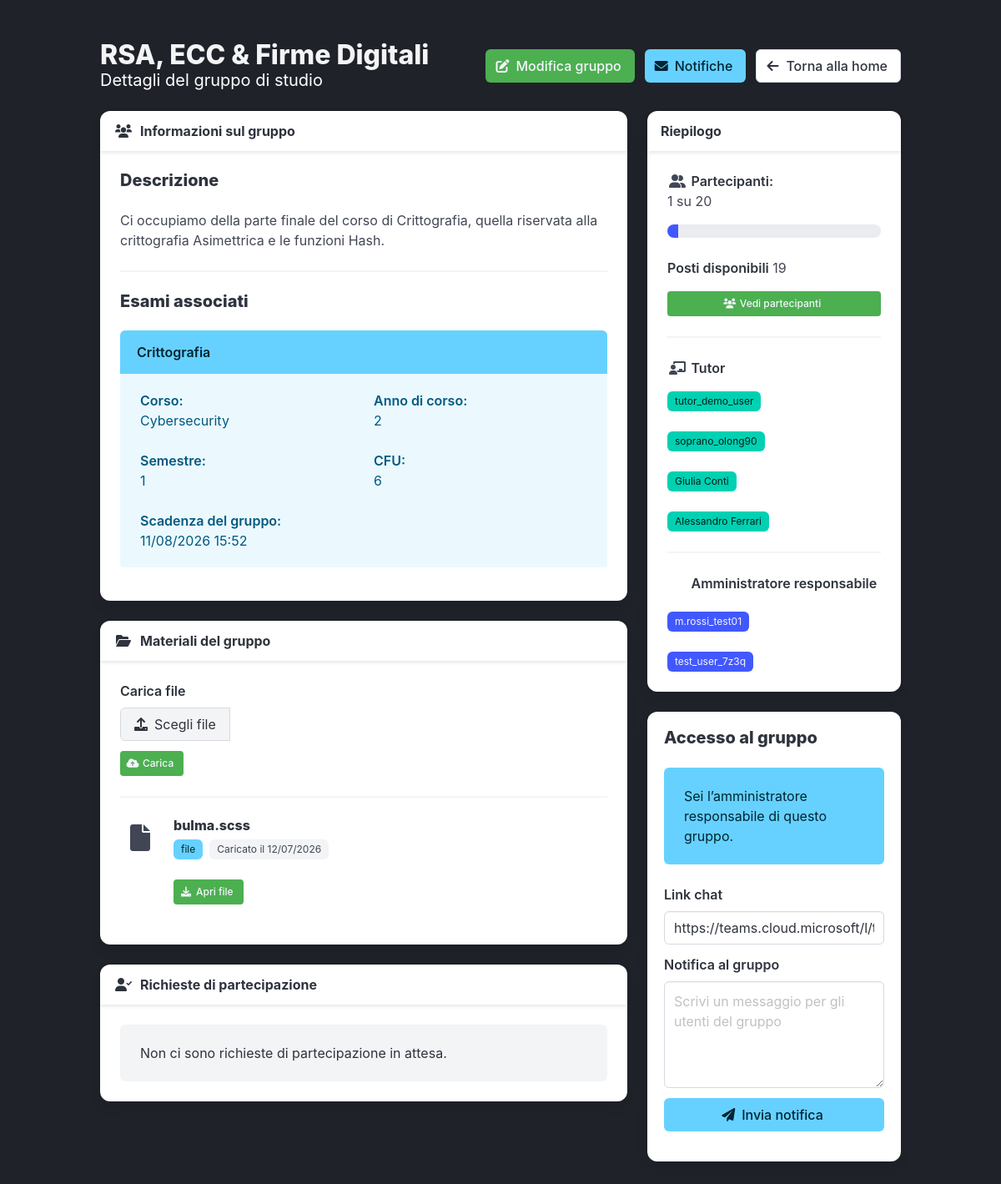
Page /gruppo/5 (signed in) on the earlier database version.
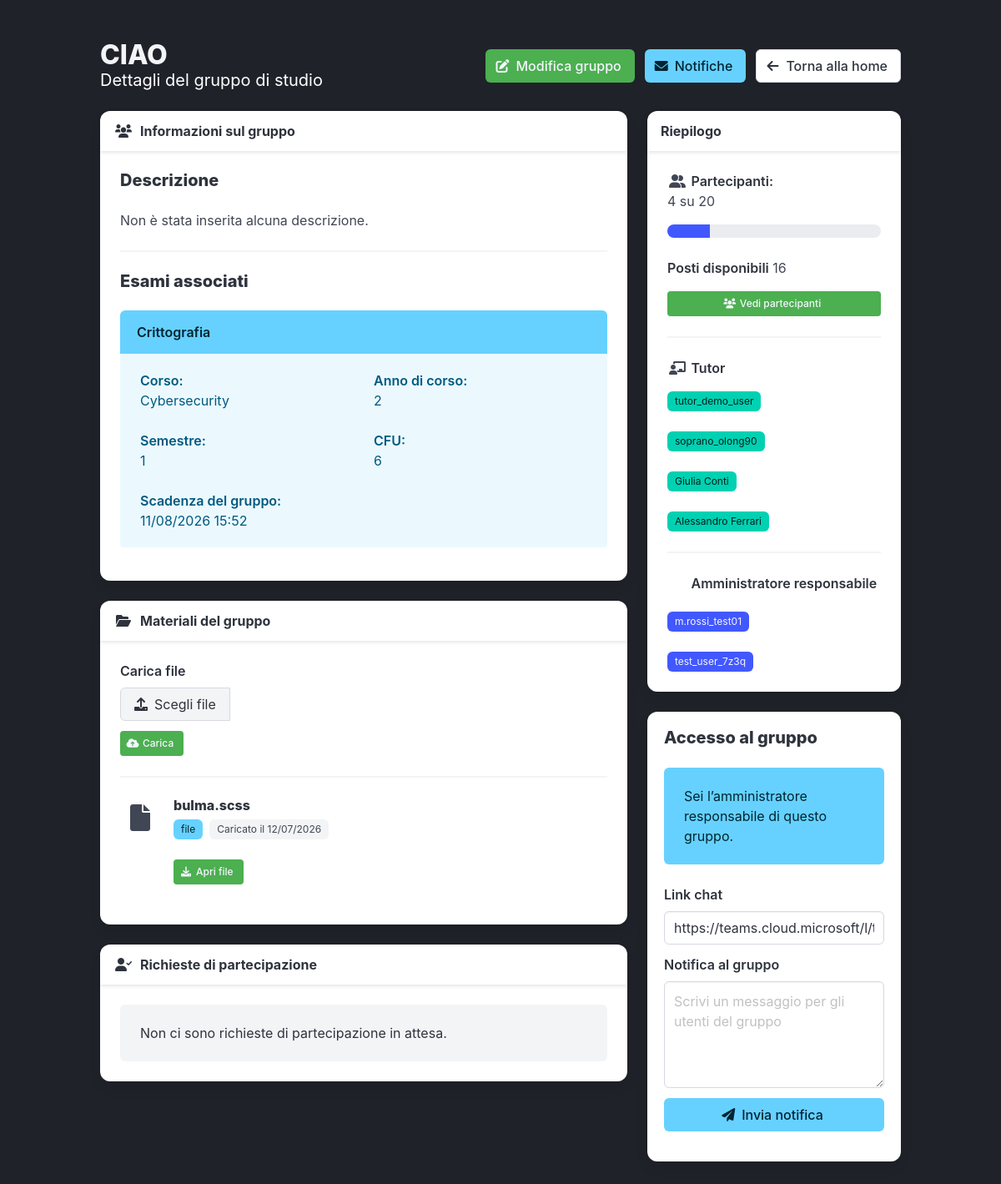
Same page on the later database version.
### studymatch/models.py (models this page shows)
class Gruppo(models.Model):
    id_gruppo = models.SmallAutoField(primary_key=True)
    nome_gruppo = models.CharField(max_length=50)
    link_chat = models.TextField(null=True, blank=True)
    descrizione = models.TextField(null=True, blank=True, max_length=300)
    max_partecipanti = models.SmallIntegerField(default=5)

### studymatch/views.py (the view, shortened to what this page needs)
# urls.py: path('gruppo/<int:id_gruppo>', views.dettaglio_gruppo, name='dettaglio_gruppo'),
def dettaglio_gruppo(request, id_gruppo):
    user = request.session.get("user")
    ruolo = request.session.get("ruolo")
    if not user:
        return render(request, "login.html", {"error": "Sessione scaduta"})
    utente = Utente.objects.filter(utente=user).first()
    if not utente:
        request.session.flush()
        return render(request, "login.html", {"error": "Utente non trovato"})
    gruppo = Gruppo.objects.filter(id_gruppo=id_gruppo).first()
    if not gruppo:
        return home(request, {"error": "Gruppo non trovato"})
    assegnazioni = Assegnazione.objects.filter(id_gruppo=gruppo)
    context = {
        "utente": utente,
        "ruolo": ruolo,
        "gruppo": gruppo,
        "assegnazioni": assegnazioni
    }
    if ruolo == "studente":
        studente = Studente.objects.filter(studente=utente).first()
        partecipazione_utente = (
            Partecipazione.objects.filter(
                studente=studente,
                id_gruppo=gruppo,
            ).first()
            if studente else None
        )
        gruppo_compatibile = (
            Assegnazione.objects.filter(
                id_gruppo=gruppo,
                id_esame__corso=studente.corso_laurea,
                id_esame__anno_corso=studente.anno_corso,
            ).exists()
            if studente else False
        )
        if not partecipazione_utente and not gruppo_compatibile:
            return home(request, {
                "error": (
                    "Non puoi accedere a questo gruppo: non partecipi "
                    "e non puoi richiedere la partecipazione."
                )
            })
        context["studente"] = studente
        context["partecipazione_utente"] = partecipazione_utente
        context["gruppo_compatibile"] = gruppo_compatibile
        if request.method == "POST":
            gestisci_post_studente(
                request,
                studente,
                gruppo,
                gruppo_compatibile,
                context
            )
    elif ruolo == "admin":
        admin = Admin.objects.filter(admin=utente).first()
        gestisce_gruppo = (
            Gestione.objects.filter(admin=admin, id_gruppo=gruppo).exists()
            if admin else False
        )
        context["admin"] = admin
        context["gestisce_gruppo"] = gestisce_gruppo
        context["richieste_studenti"] = Partecipazione.objects.filter(
            id_gruppo=gruppo,
            stato=False
        )
        partecipazioni = Partecipazione.objects.filter(
            id_gruppo=gruppo,
            stato=True,
        )
        supporti = Supporto.objects.filter(id_gruppo=gruppo)
        context["partecipazioni"] = partecipazioni
        context["supporti"] = supporti
    partecipanti_effettivi = Partecipazione.objects.filter(
        id_gruppo=gruppo,
        stato=True,
    ).count()
    residuo = gruppo.max_partecipanti - partecipanti_effettivi
    posti_disponibili = max(residuo, 0)
    context["partecipanti_effettivi"] = partecipanti_effettivi
    context["posti_disponibili"] = posti_disponibili
    return render(request, "dettaglio_gruppo.html", context)

### templates/dettaglio_gruppo.html (shortened to what the changed rows need)
{% extends "index.html" %}
{% block content %}
    <section class="section">
        <div class="container">
            <div class="level mb-5">
                <div class="level-left">
                    <div class="level-item">
                        <div>
                            <h1 class="title has-text-light">
                                {{ gruppo.nome_gruppo }}
                            </h1>
                            <p class="subtitle has-text-light-00">
                                Dettagli del gruppo di studio
                            </p>
                        </div>
                    </div>
                </div>
            </div>
            <div class="columns">
                <div class="column is-two-thirds">
                    <div class="card mb-5">
                        <div class="card-content">
                            <div class="content">
                                <h2 class="title is-5 is-light">
                                    Descrizione
                                </h2>
                                {% if gruppo.descrizione %}
                                    <p>{{ gruppo.descrizione }}</p>
                                {% else %}
                                    <p>
                                        Non è stata inserita alcuna descrizione.
                                    </p>
                                {% endif %}
                                <hr>
                                <h2 class="title is-5">
                                    Esami associati
                                </h2>
                                {% for assegnazione in assegnazioni %}
                                    <article class="message is-info mb-4">
                                        <div class="message-header">
                                        </div>
                                        <div class="message-body">
                                        </div>
                                    </article>
                                {% empty %}
                                    <div class="notification is-warning">
                                        Nessun esame associato al gruppo.
                                    </div>
                                {% endfor %}
                            </div>
                        </div>
                    </div>
                </div>
                <div class="column">
                    <div class="card mb-5">
                        <div class="card-content">
                            <div class="content">
                                <p>
                                <span class="icon">
                                </span>
                                    <strong>
                                    </strong><br>
                                    {{ partecipanti_effettivi }}
                                    su
                                    {{ gruppo.max_partecipanti }}
                                </p>
                                <progress
                                        class="progress is-link"
                                        value="{{ partecipanti_effettivi }}"
                                        max="{{ gruppo.max_partecipanti }}">
                                </progress>
                                <p>
                                    <strong>Posti disponibili</strong>
                                    {{ posti_disponibili }}
                                </p>
                                <a href="{% url 'partecipanti_gruppo' gruppo.id_gruppo %}"
                                   class="button is-link is-small is-fullwidth mt-3">
                                    <span class="icon">
                                    </span>
                                    <span>Vedi partecipanti</span>
                                </a>
                                <hr>
                                <p>
                                <span class="icon">
                                </span>
                                    <strong>Tutor</strong>
                                </p>
                                {% for supporto in gruppo.gruppo_tutor.all %}
                                    <div class="tags">
                                        <a href="{% url 'profile_utente' supporto.tutor.tutor.utente %}?gruppo={{ gruppo.id_gruppo }}"
                                           class="tag is-primary">
                                        </a>
                                    </div>
                                {% empty %}
                                    <p>
                                        Nessun tutor associato.
                                    </p>
                                {% endfor %}
                                <hr>
                                <p>
                                <span class="icon">
                                </span>
                                    <strong>Amministratore responsabile</strong>
                                </p>
                                {% for gestione in gruppo.gruppo_admin.all %}
                                    <div class="tags">
                                        <a href="{% url 'profile_utente' gestione.admin.admin.utente %}?gruppo={{ gruppo.id_gruppo }}"
                                           class="tag is-link">
                                        </a>
                                    </div>
                                {% endfor %}
                            </div>
                        </div>
                    </div>
                    <div class="box">
                        <h2 class="title is-5">
                            Accesso al gruppo
                        </h2>
                        {% if studente %}
                            {% if partecipazione_utente %}
                                {% if partecipazione_utente.stato %}
                                    <div class="notification is-success">
                                        La tua partecipazione è stata confermata.
                                    </div>
                                    <div class="field">
                                        <label class="label">Link chat</label>
                                        <div class="control">
                                            <input class="input"
                                                   type="url"
                                                   name="link_chat"
                                                   value="{{ gruppo.link_chat }}"
                                                   placeholder="https://...">
                                        </div>
                                    </div>
                                {% else %}
                                    <div class="notification is-warning">
                                        La tua richiesta di partecipazione è in attesa.
                                    </div>
                                {% endif %}
                            {% else %}
                                {% if gruppo_compatibile %}
                                    <p class="mb-4">
                                        Richiedi l’accesso per partecipare al gruppo,
                                        consultare i materiali e utilizzare la chat.
                                    </p>
                                    <form method="POST">
                                        {% csrf_token %}
                                        <input type="hidden"
                                               name="azione"
                                               value="richiedi_partecipazione">
                                        <button type="submit"
                                                class="button is-link is-fullwidth">
                                             <span class="icon">
                                            <i class="fa-solid fa-user-plus"></i>
                                            </span>
                                            <span>Richiedi partecipazione</span>
                                        </button>
                                    </form>
                                {% else %}
                                    <div class="notification is-warning">
                                        Non puoi partecipare a un gruppo associato a un corso
                                        o anno diverso dal tuo.
                                    </div>
                                {% endif %}
                            {% endif %}
                        {% elif admin %}
                            {% if gestisce_gruppo %}
                                <div class="notification is-info">
                                    Sei l’amministratore responsabile di questo gruppo.
                                </div>
                                <div class="field">
                                    <label class="label">Link chat</label>
                                    <div class="control">
                                        <input class="input"
                                               type="url"
                                               name="link_chat"
                                               value="{{ gruppo.link_chat }}"
                                               placeholder="https://...">
                                    </div>
                                </div>
                                <form method="POST" class="mb-4">
                                    <div class="field">
                                        <label class="label">Notifica al gruppo</label>
                                        <div class="control">
                                            <textarea class="textarea"
                                                      name="testo_notifica"
                                                      placeholder="Scrivi un messaggio per gli utenti del gruppo"
                                                      required></textarea>
                                        </div>
                                    </div>
                                    <button type="submit"
                                            class="button is-info is-fullwidth">
                                    <span class="icon">
                                        <i class="fa-solid fa-paper-plane"></i>
                                    </span>
                                        <span>Invia notifica</span>
                                    </button>
                                </form>
                            {% endif %}
                        {% endif %}
                    </div>
                </div>
            </div>
        </div>
    </section>
{% endblock %}

Differences in the rows shown:
changed Gruppo: nome_gruppo "RSA, ECC & Firme Digitali" → "CIAO"; descrizione "Ci occupiamo della parte finale del corso di Crittografia, quella riservata alla crittografia Asimettrica e le funzioni Hash." → (not shown)
Other differences:
{{ partecipanti_effettivi }}: "1" → "4"
{{ partecipanti_effettivi }}: 1 → 4 (drawn)
{{ posti_disponibili }}: "19" → "16"
text now shown: "Non è stata inserita alcuna descrizione."
